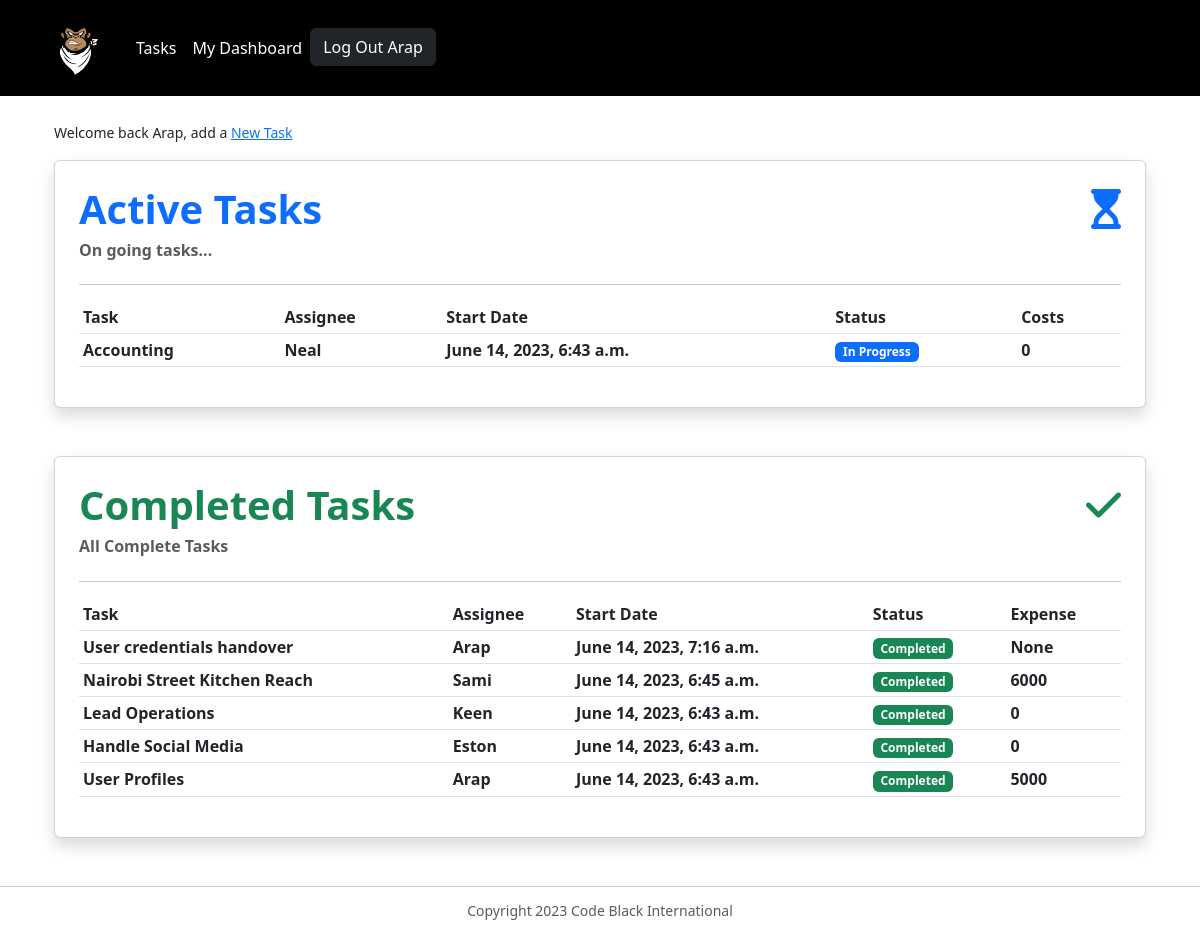
Page /tasks/ (signed in) on the committed database.
### expenses/models.py (models this page shows, shortened)
class Photo(models.Model):
    category = models.ForeignKey(
        Category, on_delete=models.SET_NULL, null=True)
    image = models.ImageField(null=False, blank=False)
    description = models.TextField()

class Task(models.Model):
    event = models.ForeignKey(Event, on_delete=models.CASCADE)
    title = models.CharField(max_length=100)
    description = models.TextField()
    assigned_to = models.ForeignKey(User, on_delete=models.CASCADE)
    created_at = models.DateTimeField(auto_now_add=True, blank=True, null=True)
    completed = models.BooleanField(default=False)
    amount = models.IntegerField(
        default=0, null=True, blank=True)
    STATUS_CHOICES = (
        ('complete', 'Complete'),
        ('inprogress', 'In Progress'),
        ('scheduled', 'Scheduled'),
    )
    status = models.CharField(
        max_length=20,
        choices=STATUS_CHOICES,
        default='inprogress'
    )
    scheduled_day = models.DateField(blank=True, null=True)
    priority = models.IntegerField(
        default=0,
        blank=True,
        null=True
    )

### expenses/views.py (the view)
# urls.py: path("tasks/", views.tasks, name='tasks'),
@login_required
def tasks(request):
    page_name = 'All tasks'
    tasks = Task.objects.order_by('-pk')
    photos = Photo.objects.all()
    new_tasks = Task.objects.order_by('-created_at')
    logo = photos[0]
    total_amount = Task.objects.aggregate(
        sum_amount=Sum('amount'))['sum_amount']
    context = {
        'page_name': page_name,
        'tasks': tasks,
        'logo': logo,
        'total_amount': total_amount,
        'new_tasks': new_tasks,
    }
    return render(request, 'tasks.html', context)

### expenses/templates/tasks.html
{% extends 'base.html' %} {% load static %} {% block body%}
<div class="container">
  <small
    >Welcome back {{ user.first_name|capfirst }}, add a
    <a class="link" href="{% url 'newtask' %}">New Task</a>
  </small>
  <div class="card shadow p-4 mt-3 mb-5">
    <h1 class="text-primary fw-bold">
      Active Tasks
      <span class="float-end"><i class="fa-solid fa-hourglass-start"></i></span>
    </h1>
    <table class="table table-sm bg-secondary">
      <h6 class="text-muted fw-bold">On going tasks...</h6>
      <hr />
      <thead>
        <tr>
          <th scope="col">Task</th>
          <th scope="col">Assignee</th>
          <th scope="col">Start Date</th>
          <th scope="col">Status</th>
          <th scope="col">Costs</th>
        </tr>
      </thead>
      <tbody>
        {% for task in tasks %} {% if task.status == 'pending' %}
        <tr>
          <th scope="col">{{ task.title }}</th>
          <th scope="col">{{ task.assigned_to.first_name|capfirst }}</th>
          <th scope="col">{{ task.created_at }}</th>
          <th scope="col">
            {% if task.status == 'pending' %}
            <span id="progressTask" class="badge bg-primary">In Progress</span>
            {% else %}
            <span class="badge bg-secondary">Scheduled</span>
            {% endif %}
          </th>
          <th scope="col">{{ task.amount }}</th>
        </tr>
        {% endif %} {% endfor %}
      </tbody>
    </table>
  </div>
  <div class="card shadow p-4 mt-3 mb-5">
    <h1 class="text-success fw-bold">
      Completed Tasks
      <span class="float-end"><i class="fa-solid fa-check"></i></span>
    </h1>
    <table class="table table-sm bg-secondary">
      <h6 class="text-muted fw-bold">All Complete Tasks</h6>
      <hr />
      <thead>
        <tr>
          <th scope="col">Task</th>
          <th scope="col">Assignee</th>
          <th scope="col">Start Date</th>
          <th scope="col">Status</th>
          <th scope="col">Expense</th>
        </tr>
      </thead>
      <tbody>
        {% for task in tasks %} {% if task.status == 'complete' %}
        <tr>
          <th scope="col">{{ task.title }}</th>
          <th scope="col">{{ task.assigned_to.first_name|capfirst }}</th>
          <th scope="col">{{ task.created_at }}</th>
          <th scope="col">
            {% if task.status == 'complete' %}
            <span class="badge bg-success">Completed</span>
            {% endif %}
          </th>
          <th id="totalExpenses" scope="col">{{ task.amount }}</th>
        </tr>
        {% endif %} {% endfor %}
      </tbody>
    </table>
  </div>
</div>
{% endblock%}

### expenses/templates/base.html (shortened to what this page needs)
<!DOCTYPE html>
<html lang="en">
  <head>
    <link
      href="https://cdn.jsdelivr.net/npm/bootstrap@5.3.0/dist/css/bootstrap.min.css"
      rel="stylesheet"
    />
    <link
      rel="stylesheet"
      href="https://cdnjs.cloudflare.com/ajax/libs/font-awesome/6.4.0/css/all.min.css"
    />
  </head>
  <body>
    <header>
      <nav class="navbar navbar-expand-lg navbar-black bg-black">
        <div class="container">
          <a class="navbar-brand" href="{% url 'index' %}"
            ><img height="70" src="{{ logo.image.url }}"
          /></a>
          <div class="collapse navbar-collapse nav-pills" id="navbarNav">
            <ul class="navbar-nav">
              <li class="nav-item">
                <a
                  class="nav-link text-white"
                  aria-current="page"
                  href="{% url 'tasks' %}"
                  >Tasks</a
                >
              </li>
              <li class="nav-item">
                <a class="nav-link text-white" href="{% url 'dashboard' %}"
                  >My Dashboard</a
                >
              </li>
              <li class="nav-item">
                {% if request.user == 'AnonymousUser'%}
                <a class="btn btn-dark" href="{% url 'login' %}">Log In</a>
                {% else %}
                <a class="btn btn-dark" href="{% url 'logout' %}"
                  >Log Out {{ user.first_name|capfirst }}</a
                >
                {% endif %}
              </li>
            </ul>
          </div>
        </div>
      </nav>
    </header>
    <main class="container">
      {% block body %} {% endblock %}
    </main>
    <hr />
    <footer class="text-center text-muted">
      <div class="row">
        <div class="col">
          <h6 class="small">Copyright 2023 Code Black International</h6>
        </div>
      </div>
    </footer>
  </body>
</html>

### rows in the picture
Photo: image (picture)
Task: title "Accounting", assigned_to.first_name "Neal", created_at "June 14, 2023, 6:43 a.m.", status "In Progress", amount "0"
Task: title "User credentials handover", assigned_to.first_name "Arap", created_at "June 14, 2023, 7:16 a.m.", status "Completed", amount "None"
Task: title "Nairobi Street Kitchen Reach", assigned_to.first_name "Sami", created_at "June 14, 2023, 6:45 a.m.", status "Completed", amount "6000"
Task: title "Lead Operations", assigned_to.first_name "Keen", created_at "June 14, 2023, 6:43 a.m.", status "Completed", amount "0"
Task: title "Handle Social Media", assigned_to.first_name "Eston", created_at "June 14, 2023, 6:43 a.m.", status "Completed", amount "0"
Task: title "User Profiles", assigned_to.first_name "Arap", created_at "June 14, 2023, 6:43 a.m.", status "Completed", amount "5000"

### other values in the picture
{{ user.first_name|capfirst }} "Arap"
